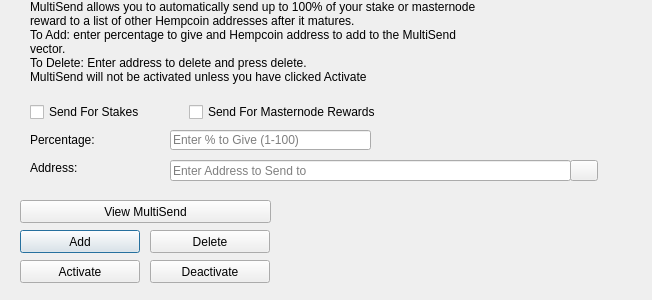
<?xml version="1.0" encoding="UTF-8"?>
<ui version="4.0">
 <class>MultiSendDialog</class>
 <widget class="QDialog" name="MultiSendDialog">
  <property name="windowModality">
   <enum>Qt::NonModal</enum>
  </property>
  <property name="geometry">
   <rect>
    <x>0</x>
    <y>0</y>
    <width>652</width>
    <height>300</height>
   </rect>
  </property>
  <property name="windowTitle">
   <string>MultiSend</string>
  </property>
  <widget class="QLineEdit" name="multiSendPercentEdit">
   <property name="geometry">
    <rect>
     <x>170</x>
     <y>130</y>
     <width>201</width>
     <height>20</height>
    </rect>
   </property>
   <property name="toolTip">
    <string>Enter whole numbers 1 - 100</string>
   </property>
   <property name="placeholderText">
    <string>Enter % to Give (1-100)</string>
   </property>
  </widget>
  <widget class="QLineEdit" name="multiSendAddressEdit">
   <property name="geometry">
    <rect>
     <x>170</x>
     <y>160</y>
     <width>401</width>
     <height>21</height>
    </rect>
   </property>
   <property name="toolTip">
    <string/>
   </property>
   <property name="placeholderText">
    <string>Enter Address to Send to</string>
   </property>
  </widget>
  <widget class="QLabel" name="label_2">
   <property name="geometry">
    <rect>
     <x>30</x>
     <y>0</y>
     <width>451</width>
     <height>121</height>
    </rect>
   </property>
   <property name="lineWidth">
    <number>1</number>
   </property>
   <property name="text">
    <string>MultiSend allows you to automatically send up to 100% of your stake or masternode reward to a list of other Hempcoin addresses after it matures.
To Add: enter percentage to give and Hempcoin address to add to the MultiSend vector.
To Delete: Enter address to delete and press delete.
MultiSend will not be activated unless you have clicked Activate</string>
   </property>
   <property name="alignment">
    <set>Qt::AlignLeading|Qt::AlignLeft|Qt::AlignTop</set>
   </property>
   <property name="wordWrap">
    <bool>true</bool>
   </property>
  </widget>
  <widget class="QLabel" name="message">
   <property name="geometry">
    <rect>
     <x>290</x>
     <y>200</y>
     <width>351</width>
     <height>91</height>
    </rect>
   </property>
   <property name="text">
    <string/>
   </property>
  </widget>
  <widget class="QPushButton" name="addButton">
   <property name="geometry">
    <rect>
     <x>20</x>
     <y>230</y>
     <width>120</width>
     <height>23</height>
    </rect>
   </property>
   <property name="toolTip">
    <string/>
   </property>
   <property name="statusTip">
    <string>Add to MultiSend Vector</string>
   </property>
   <property name="text">
    <string>Add</string>
   </property>
  </widget>
  <widget class="QPushButton" name="disableButton">
   <property name="geometry">
    <rect>
     <x>150</x>
     <y>260</y>
     <width>120</width>
     <height>23</height>
    </rect>
   </property>
   <property name="statusTip">
    <string>Deactivate MultiSend</string>
   </property>
   <property name="text">
    <string>Deactivate</string>
   </property>
  </widget>
  <widget class="QPushButton" name="addressBookButton">
   <property name="geometry">
    <rect>
     <x>570</x>
     <y>160</y>
     <width>28</width>
     <height>21</height>
    </rect>
   </property>
   <property name="toolTip">
    <string>Choose an address from the address book</string>
   </property>
   <property name="text">
    <string/>
   </property>
   <property name="icon">
    <iconset resource="../hempcoin.qrc">
     <normaloff>:/icons/address-book</normaloff>:/icons/address-book</iconset>
   </property>
   <property name="shortcut">
    <string>Alt+A</string>
   </property>
   <property name="autoDefault">
    <bool>false</bool>
   </property>
  </widget>
  <widget class="QLabel" name="label">
   <property name="geometry">
    <rect>
     <x>30</x>
     <y>130</y>
     <width>121</width>
     <height>20</height>
    </rect>
   </property>
   <property name="toolTip">
    <string>Percentage of stake to send</string>
   </property>
   <property name="text">
    <string>Percentage:</string>
   </property>
  </widget>
  <widget class="QLabel" name="label_5">
   <property name="geometry">
    <rect>
     <x>30</x>
     <y>160</y>
     <width>111</width>
     <height>16</height>
    </rect>
   </property>
   <property name="toolTip">
    <string>Address to send portion of stake to</string>
   </property>
   <property name="text">
    <string>Address:</string>
   </property>
  </widget>
  <widget class="QPushButton" name="deleteButton">
   <property name="geometry">
    <rect>
     <x>150</x>
     <y>230</y>
     <width>120</width>
     <height>23</height>
    </rect>
   </property>
   <property name="toolTip">
    <string/>
   </property>
   <property name="statusTip">
    <string>Delete Address From MultiSend Vector</string>
   </property>
   <property name="text">
    <string>Delete</string>
   </property>
  </widget>
  <widget class="QPushButton" name="activateButton">
   <property name="geometry">
    <rect>
     <x>20</x>
     <y>260</y>
     <width>120</width>
     <height>23</height>
    </rect>
   </property>
   <property name="statusTip">
    <string>Activate MultiSend</string>
   </property>
   <property name="text">
    <string>Activate</string>
   </property>
  </widget>
  <widget class="QPushButton" name="viewButton">
   <property name="geometry">
    <rect>
     <x>20</x>
     <y>200</y>
     <width>251</width>
     <height>23</height>
    </rect>
   </property>
   <property name="toolTip">
    <string/>
   </property>
   <property name="statusTip">
    <string>View MultiSend Vector</string>
   </property>
   <property name="text">
    <string>View MultiSend</string>
   </property>
  </widget>
  <widget class="QWidget" name="horizontalLayoutWidget">
   <property name="geometry">
    <rect>
     <x>30</x>
     <y>100</y>
     <width>351</width>
     <height>24</height>
    </rect>
   </property>
   <layout class="QHBoxLayout" name="horizontalLayout">
    <item>
     <widget class="QCheckBox" name="multiSendStakeCheckBox">
      <property name="text">
       <string>Send For Stakes</string>
      </property>
     </widget>
    </item>
    <item>
     <widget class="QCheckBox" name="multiSendMasternodeCheckBox">
      <property name="text">
       <string>Send For Masternode Rewards</string>
      </property>
     </widget>
    </item>
   </layout>
  </widget>
 </widget>
 <resources>
  <include location="../hempcoin.qrc"/>
 </resources>
 <connections/>
</ui>
